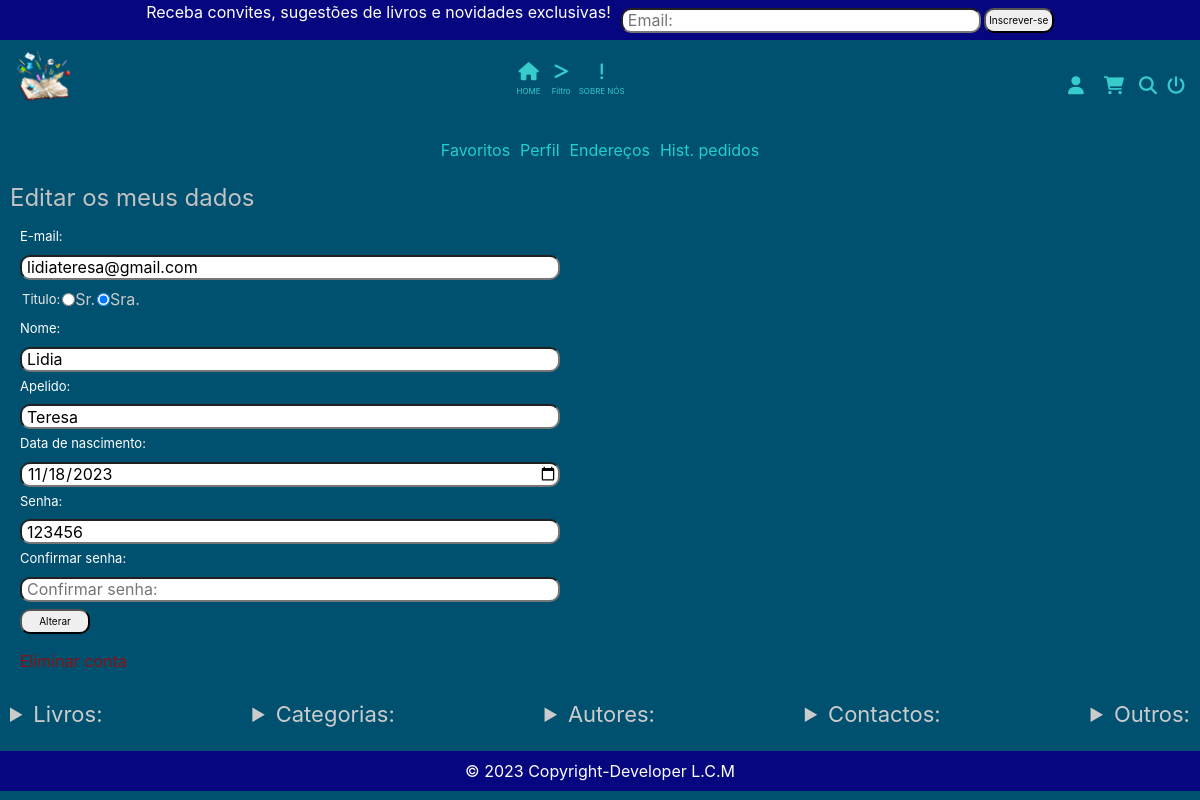
The page /usuarios/meu_perfil/7 (signed in) on the database as committed earlier.
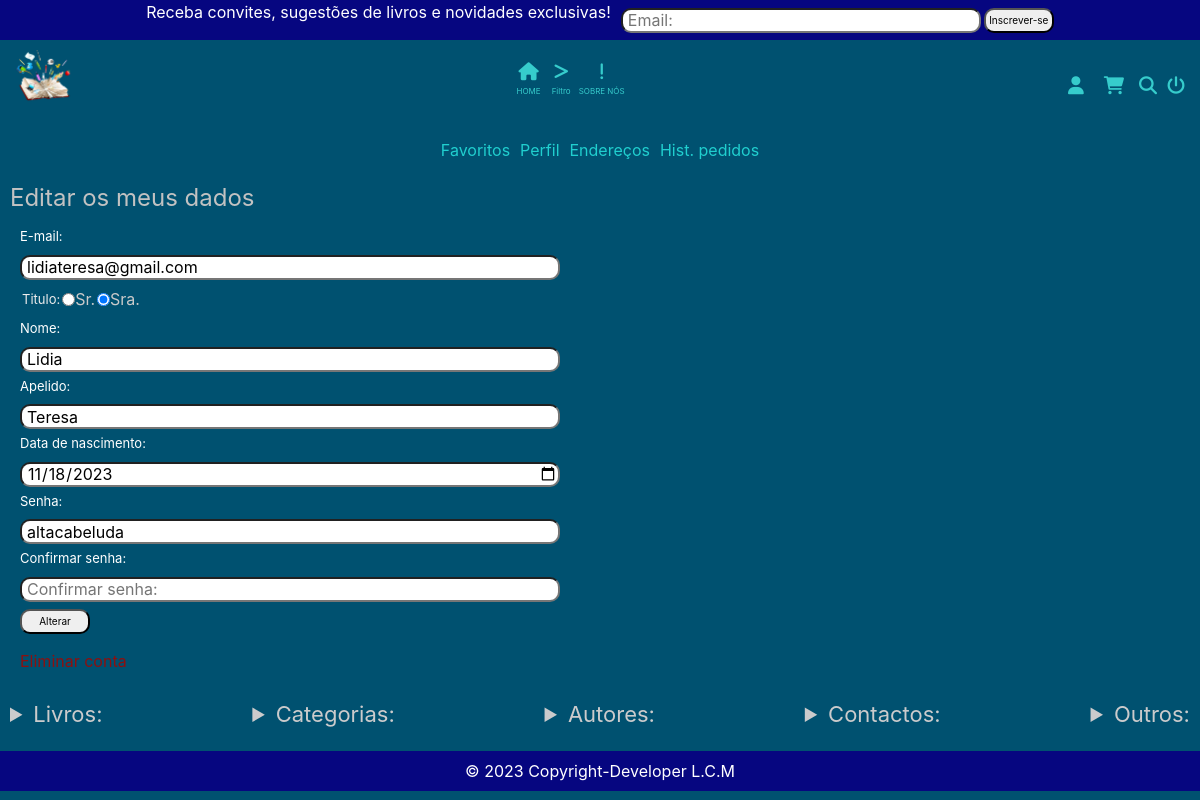
The same page on the database as committed later.
### tables this page shows
CREATE TABLE `usuario` (
  `id_usuario` int(6) NOT NULL,
  `titulo` varchar(5) NOT NULL,
  `nome` varchar(50) NOT NULL,
  `apelido` varchar(50) NOT NULL,
  `email` varchar(100) NOT NULL,
  `data_nascimento` date NOT NULL,
  `senha` varchar(50) NOT NULL
);

### app/Controllers/Usuarios.php (called while the page is built, shortened)
<?php
class Usuarios extends Controller
{
    public function __construct()
    {
        $this->usuarioModel = $this->model('Usuario');
    }
    public function meu_perfil($id){
           $formulario = filter_input_array(INPUT_POST, FILTER_SANITIZE_STRING);
           if(isset($formulario)):
               $dados = [
                'id' => $id,
                'titulo' => trim($formulario['titulo']),
                'nome' => trim($formulario['nome']),
                'apelido' => trim($formulario['apelido']),
                'email' => trim($formulario['email']),
                'senha' => trim($formulario['senha']),
                'confirmar_senha' => trim($formulario['confirmar_senha']),
                'data_nascimento' => trim($formulario['data_nascimento']),
                'titulo_erro' => '',
                'nome_erro' => '',
                'apelido_erro' => '',
                'email_erro' => '',
                'senha_erro' => '',
                'confirmar_senha_erro' => '',
                'data_nascimento_erro' => ''
            ];
               if(in_array("", $formulario)):
                if (empty($formulario['nome'])) :
                    $dados['nome_erro'] = 'Preencha o campo nome';
                endif;
                if (empty($formulario['apelido'])) :
                    $dados['apelido_erro'] = 'Digite o seu apelido';
                endif;
                if (empty($formulario['email'])) :
                    $dados['email_erro'] = 'Preencha o campo email';
                endif;
                if (empty($formulario['titulo'])) :
                    $dados['titulo_erro'] = 'Selecione um titulo';
                endif;
                if (empty($formulario['senha'])) :
                    $dados['senha_erro'] = 'Preencha o campo senha';
                endif;
                if (empty($formulario['confirmar_senha'])) :
                    $dados['confirmar_senha_erro'] = 'Preencha o campo confirmar senha';
                endif;
    if (empty($formulario['data_nascimento'])) :
                    $dados['data_nascimento_erro'] = 'Preencha o campo data de nascimento';
                endif;
               else:
                  if($this->usuarioModel->atualizar($dados)):
                       Sessao::mensagem('usuario','Os seus dados foram atualizados com sucesso');
                   else:
                       die("Erro ao atualizar os seus dados no banco de dados");
                   endif;
                   echo 'Preparado para atualizar os dados do usuario';
               endif;
           else:
               $usuario = $this->usuarioModel->lerUsuarioPorId($id);
               $dados = [
                'id' => $usuario->id_isuario,
                'titulo' => $usuario->titulo,
                'nome' => $usuario->nome,
                'apelido' => $usuario->apelido,
                'email' => $usuario->email,
                'senha' => $usuario->senha,
                'data_nascimento' => $usuario->data_nascimento,
                'confirmar_senha' => '',
                'titulo_erro' => '',
                'nome_erro' => '',
                'apelido_erro' => '',
                'email_erro' => '',
                'senha_erro' => '',
                'confirmar_senha_erro' => '',
                'data_nascimento_erro' => ''
            ];
           endif;
        $this->view('usuarios/meu_perfil', $dados);
     }
}

### app/Libraries/Rota.php (called while the page is built, shortened)
<?php
class Rota{
    private $metodo = 'index';
    public function __construct()
    {
        $url = $this->url() ? $this->url() : [0];
        if(file_exists('../app/Controllers/'.ucwords($url[0]).'.php')):
            unset($url[0]);
        endif;
        $this->controlador = new $this->controlador;
        if(isset($url[1])):
            if(method_exists($this->controlador, $url[1])):
                $this->metodo = $url[1];
                unset($url[1]);
            endif;
        endif;
        $this->parametros = $url ? array_values($url) : [];
        call_user_func_array([$this->controlador, $this->metodo], $this->parametros);
    }
    private function url(){
        $url = filter_input(INPUT_GET,'url', FILTER_SANITIZE_URL);
        if(isset($url)):
            $url = trim(rtrim($url,'/'));
            $url = explode('/', $url);
            return $url;
        endif;
    }
}

### app/Libraries/Database.php (called while the page is built, shortened)
<?php
class Database {
    private $host = DB['HOST'];
    private $usuario = DB['USUARIO'];
    private $senha = DB['SENHA'];
    private $banco = DB['BANCO'];
    private $porta = DB['PORTA'];
    private $dbh;
    private $stmt;
    public function __construct()
    {
        $dsn = 'mysql:host='.$this->host.';port='.$this->porta.';dbname='.$this->banco;
        $opcoes = [
            PDO::ATTR_PERSISTENT => true,
            PDO::ATTR_ERRMODE => PDO::ERRMODE_EXCEPTION
        ];
        try {
            $this->dbh = new PDO($dsn, $this->usuario, $this->senha, $opcoes);
        } catch (PDOException $e) {
            print "Error!: ".$e->getMessage() . "<br/>";
            die();
        }
    }
    public function query($sql){
        $this->stmt = $this->dbh->prepare($sql);
    }
    public function bind($parametro, $valor, $tipo = null){
        if(is_null($tipo)):
            switch(true):
                default:
                    $tipo = PDO::PARAM_STR;
            endswitch;
        endif;
        $this->stmt->bindValue($parametro, $valor, $tipo);
    }
    public function executa(){
        return $this->stmt->execute();
    }
    public function resultado(){
        $this->executa();
        return $this->stmt->fetch(PDO::FETCH_OBJ);
    }
}

### app/Models/Usuario.php (called while the page is built, shortened)
<?php
class Usuario {
    private $db;
    public function __construct()
    {
        $this->db = new Database();
    }
    public function lerUsuarioPorId($id){
        $this->db->query("SELECT * FROM usuario WHERE id_usuario = :id");
        $this->db->bind("id", $id);
        return $this->db->resultado();
    }
}

### app/autoload.php (called while the page is built, shortened)
<?php
spl_autoload_register(function ($classe){
    $diretorios = [
        'Libraries',
        'Helpers'
    ];
    foreach($diretorios as $diretorio):
        $arquivo = (__DIR__.DIRECTORY_SEPARATOR.$diretorio.DIRECTORY_SEPARATOR.$classe.'.php');
    endforeach;
});

### app/Views/usuarios/meu_perfil.php (the view, shortened to what this page needs)
<section class="links_encomenda">
     <div><a href="<?= URL ?>/usuarios/livros_favoritos">Favoritos</a>
     </div>
     <div><a href="<?= URL ?>/usuarios/meu_perfil/<?= $_SESSION['usuario_id']; ?>">Perfil</a>
     </div>
     <div><a href="<?= URL ?>/usuarios/meus_enderecos">Endereços</a>
     </div>
     <div><a href="<?= URL ?>/usuarios/historico_pedidos">Hist. pedidos</a>
    </div>
 </section>
  <form name="editar" action="<?=URL?>/usuarios/meu_perfil/<?= $_SESSION['usuario_id']; ?>" method="post">
<fieldset class="fieldset_criar_conta">
  <legend>Editar os meus dados</legend>
  <div>
  <div>
  <label for="" style="margin-top: 3px;">E-mail:</label>
  <input class="input_increver-se" type="text" name="email" id="" placeholder="E-mail:" value="<?= $dados['email']?>">
    </div>
    <div style="margin-left: 7px; display: flex; align-items: center; color: rgb(202, 202, 202);" ><span style="margin-right: 2px;">Titulo:</span><input type="radio" name="titulo" id="" value="Sr."  <?= $dados['titulo'] ==
    "Sr." ? 'checked' : '' ?>>Sr. <input type="radio" style="margin-left: 2px;" name="titulo" id="" value="Sra." <?= $dados['titulo'] ==
    "Sra." ? 'checked' : '' ?>>Sra.  <small class="erro"> <?= $dados['titulo_erro']?></small>
  </div>
    <div>
    <label for="" style="margin-top: 3px;">Nome:</label>
    <input class="input_increver-se" type="text" name="nome" id="" placeholder="Nome:" value="<?= $dados['nome']?>">
    </div>
    <div>
    <label for="" style="margin-top: 3px;">Apelido:</label>
    <input class="input_increver-se" type="text" name="apelido" id="" placeholder="Apelido:" value="<?= $dados['apelido']?>">
  </div>
  <div>
    <label for="" style="margin-top: 3px;">Data de nascimento:</label>
    <input class="input_increver-se" type="date" name="data_nascimento" id="" value="<?= $dados['data_nascimento']?>">
  </div>
  <div>
  <label for="" style="margin-top: 3px;">Senha:</label>
    <input class="input_increver-se" type="text" name="senha" id="" placeholder="Senha:" value="<?= $dados['senha']?>">
  </div>
  <div>
    <label for="" style="margin-top: 3px;">Confirmar senha:</label>
    <input class="input_increver-se" type="text" name="confirmar_senha" id="" placeholder="Confirmar senha:" value="<?= $dados['confirmar_senha']?>">  <small class="erro"> <?= $dados['confirmar_senha_erro']?></small>
  </div>
   <button class="btn_increver-se ml" type="submit">Alterar</button>
    </form>
   <form name="eliminar" action="<?=URL?>/usuarios/deletar/<?= $_SESSION['usuario_id']; ?>" method="post"> <button  class="btn_esquecer ml" style=" margin-left:10px; margin-top:15px; display:block;    color: rgb(140, 16, 16);" >Eliminar conta</button></form>

### public/index.php (shortened to what this page needs)
<?php
include './../app/autoload.php';
?>
<!DOCTYPE html>
<html lang="pt-br">
<head>
    <link rel="stylesheet" href="https://stackpath.bootstrapcdn.com/bootstrap/4.1.3/css/bootstrap.min.css" >
    <link rel="stylesheet" href="<?=URL?>/public/css/style.css" >
    <link rel="stylesheet" href="<?=URL?>/public/fontawesome/css/all.css" >
</head>
<body>
<?php
        include '../app/Views/topo.php';
        $rotas = new Rota();
        include '../app/Views/rodape.php';
    ?>
</body>
</html>

### app/Views/topo.php (shortened to what this page needs)
<section class="section1">
      <p class="p_increver-se">
        Receba convites, sugestões de livros e novidades exclusivas!
      </p>
      <input
        class="input_do_topo"
        type="text"
        name=""
        id=""
        placeholder="Email:"
      />
      <button class="btn_increver-se" type="submit">Inscrever-se</button>
    </section>
    <section class="section2">
      <div class="div_logo">
        <img
          class="logotipo"
          src="<?=URL?>/public/img/logotipo/log.png"
          alt=""
        />
      </div>
      <div class="s2_itens2">
        <div>
          <a href="<?=URL?>/paginas/home"><i class="fa-solid fa-house"></i></a>
          <p>HOME</p>
        </div>
        <div>
          <button id="btn_filtro" onclick="AbrirFecharFiltro()"><i   id="icone_filtro" class="fa-solid fa-greater-than"></i> </button>
          <p>Filtro</p>
        </div>
        <div>
          <a href="<?=URL?>/paginas/sobre_nos"><i class="fa-solid fa-exclamation"></i></a>
        <P>SOBRE NÓS</P>
        </div>
             </div>
      <div class="s2_itens_right">
        <div class="div_carrinho"><a href="<?=URL?>/usuarios/livros_favoritos"><i class="fa-solid fa-user"></i></a>  </div>
        <div class="div_carrinho"><a href="<?=URL?>/carrinho/resumo"><i class="fa-solid fa-cart-shopping"></i></a>  </div><div class="div_carrinho">
        <button  onclick="AbrirMenuPesquisar()"><i class="fa-solid fa-search"></i><button/>
      </div> <div class="div_carrinho"><button onclick="AbrirMsgConf()"><i class="fa-solid fa-power-off"></i><button/>  </div>
    </section>

### app/Libraries/Controller.php (shortened to what this page needs)
<?php
class Controller {
    public function model($model){
        return new $model;
    }
    public function view($view, $dados = []){
        $arquivo = ('../app/Views/'.$view.'.php');
        if(file_exists($arquivo)):
            require_once $arquivo;
        else:
            die('O arquivo de view não existe!');
        endif;
    }
}

### app/Views/rodape.php (shortened to what this page needs)
<footer class="rodape">
  <section  >
    <div>
    <details id="categorias">
      <summary>
         Livros:
      </summary>
      </details>
  </div>
    </section>
    <section  >
      <div>
      <details id="categorias">
        <summary>
         Categorias:
        </summary>
        </details>
    </div>
      </section>
      <section  >
      <div>
      <details id="categorias">
        <summary>
       Autores:
        </summary>
        </details>
    </div>
      </section>
      <section  >
        <div>
        <details id="categorias">
          <summary>
          Contactos:
          </summary>
          </details>
      </div>
        </section>
        <section  >
          <div>
          <details id="categorias">
            <summary>
             Outros:
            </summary>
            </details>
        </div>
          </section>
</footer>
<div class="fim_rodape">
  <span class="p_rodape">
   &COPY; 2023 Copyright-Developer L.C.M
       </span>
</div>

### public/css/style.css (style rules this page uses)
* { margin: 0; padding: 0; text-decoration: none; transition: all ease 0.1s; }
* a { color: rgb(32, 207, 207); }
html, body { scroll-behavior: smooth; }
body { background-color: rgb(0, 81, 112); }
.section1 { background-color: rgb(6, 6, 128); color: white; display: flex; justify-content: center; align-items: center; height: 40px; }
.input_do_topo,.btn_increver-se, .input_increver-se, .input_pesquisar { height: 25px; border-radius: 10px; }
.input_do_topo { width: 30vw; }
.input_increver-se { width: 45vw; }
.input_do_topo, .input_increver-se, .input_pesquisar { margin: 0 3px; margin-left: 10px; padding-left: 5px; font-size: medium; }
.btn_increver-se { font-size: 10px; width: 70px; }
.section2 { display: flex; justify-content: space-between; align-items: center; margin: 10px; }
.section2 div a { color: rgb(54, 204, 204); text-decoration: none; padding: 5px; font-size: 18px; }
.section2 div button { color: rgb(54, 204, 204); background-color: transparent; border: none; font-size: 18px; }
.div_logo { width: 70px; height: 70px; }
.logotipo { width: 100%; }
.s2_itens2 { display: flex; }
.s2_itens2 div { margin: 0px 4px; text-align: center; }
.s2_itens2 p { font-size: 8px; color: rgb(54, 204, 204); }
.div_carrinho { display: flex; align-items: center; }
.s2_itens_right { display: flex; }
.s2_itens_right div { margin: 0px 5px; }
#autores summary, #categorias summary { color: rgb(203, 203, 204); }
.rodape { display: flex; flex-direction: row; flex-wrap: wrap; justify-content: space-between; margin: 20px 10px; }
.rodape section summary { font-size: 22px; }
.fim_rodape { display: flex; color: white; background-color: rgb(6, 6, 128); justify-content: center; height: 40px; align-items: center; }
.links_encomenda { display: flex; justify-content: center; flex-wrap: wrap; }
.links_encomenda div { display: flex; align-items: center; padding: 0px 5px; height: 40px; }
.fieldset_criar_conta { border-radius: 10px; margin: 10px; }
.fieldset_criar_conta legend { color: rgb(194, 194, 194); }
.fieldset_criar_conta span { font-size: 13px; color: rgb(236, 236, 236); margin-top: 5px; margin-bottom: 5px; margin-left: 5px; }
.fieldset_criar_conta div { align-items: center; margin-bottom: 5px; }
.btn_esquecer { background-color: transparent; color: rgb(32, 207, 207); border: none; }
.fieldset_criar_conta label { color: white; font-size: 13px; display: block; margin-left: 10px; }
.ml { margin-left: 10px; }

Rows that differ between the two databases and show on the page:
changed usuario "lidiateresa@gmail.com": senha "123456" → "altacabeluda"
